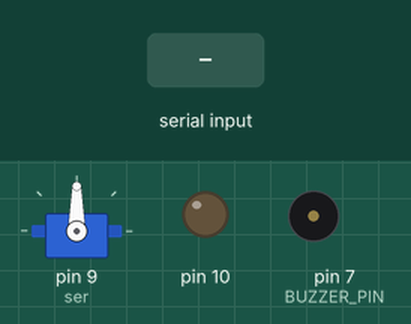
Simulated run of this sketch. Board: Arduino Uno, built with avr-gcc and run on an emulated ATmega328P. On the bench: servo, output pins drawn as LEDs (lit = HIGH), buzzer (waves = sounding). Inputs (shaded band) come from the test bench. What the sketch prints to the serial monitor is not drawn.

Above: at 1.2 s.
1.3 s: "1" received over Serial
At 1.7 s:
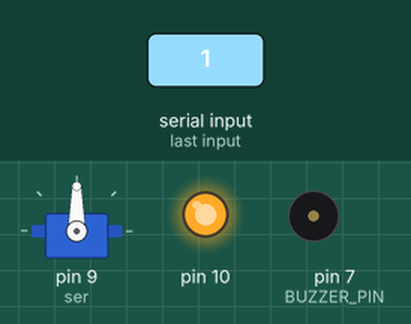
2.8 s: "3" received over Serial
At 4.0 s:
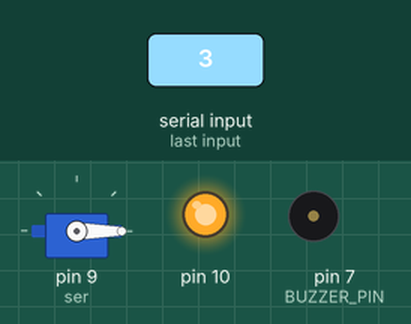
4.3 s: "2" received over Serial
At 5.2 s:
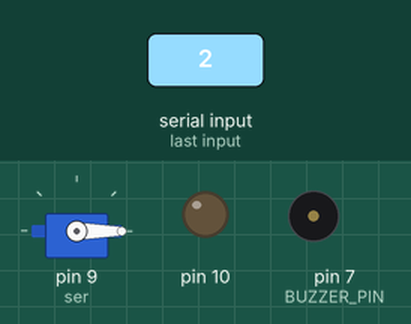
5.8 s: "5" received over Serial
At 6.3 s:
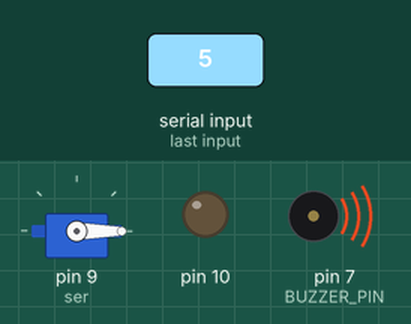
7.3 s: "4" received over Serial
At 8.6 s:
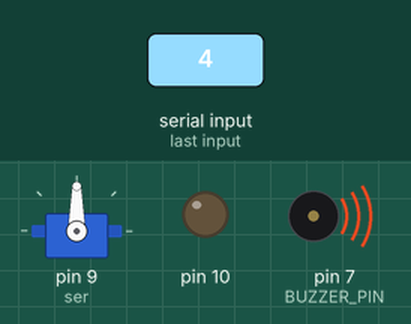
Timing chart, 0 to 11.3 s (numbered marks = the images above; inputs shaded):
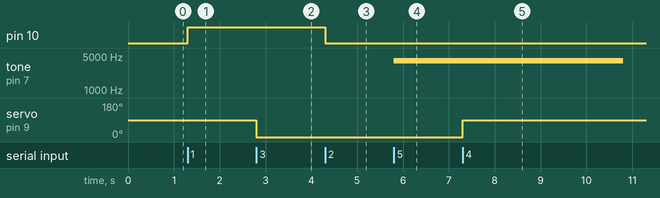

Measured:
- after the input at 1.3 s, pin 10: LOW → HIGH at once
- after the input at 2.8 s, servo on pin 9 (ser): 90° → 0° at once
- after the input at 4.3 s, pin 10: HIGH → LOW at once
- after the input at 5.8 s, tone on pin 7 (BUZZER_PIN): silent → 4000 Hz at once
- after the input at 7.3 s, servo on pin 9 (ser): 0° → 90° at once

The sketch:

Servo_lock.ino
```cpp
#include<Servo.h>
#define BUZZER_PIN 7

void peep()
{
  tone(BUZZER_PIN, 4000, 5000);
}

Servo ser;
int poser = 0;
void setup() {
  pinMode(10, OUTPUT);
  Serial.begin(9600);
  while (!Serial);
  Serial.println("Input 1 to Turn LED on and 2 to off, Enter 3 to rotate, Enter 4 to rotate backwards, Enter 5 to turn on the buzzer, ^ to turn of the buzer");
  ser.attach(9);
}
void loop() {
  if (Serial.available())
  {
    /*int state = Serial.parseInt();
      if (state == 1)
      {
      digitalWrite(10, HIGH);
      Serial.println("Command completed LED turned ON");
      }
      if (state == 2)
      {
      digitalWrite(10, LOW);
      Serial.println("Command completed LED turned OFF");
      }
      if (state == 3)
      {
      poser = 0;
      ser.write(poser);
      delay(40);
      }
      if (state == 4)
      {
      poser = 90;
      ser.write(poser);
      delay(40);
      }
      if (state == 5);
      {
      peep();
      }
      if (state == 6);
      {
      tone(BUZZER_PIN, 0, 100)
      }*/
    char command = Serial.read();
    switch (command)
    {
      case '1':
      {
        digitalWrite(10, HIGH);
      Serial.println("Command completed LED turned ON");
      }
      break;
      case '2':
      {
      digitalWrite(10, LOW);
      Serial.println("Command completed LED turned OFF");
      }
      break;

      case '3':
       {
      poser = 0;
      ser.write(poser);
      delay(40);
      }
      break;
      case '4':
       {
      poser = 90;
      ser.write(poser);
      delay(40);
      }
      break;
      case '5':
          {
      peep();
      }
      break;
      case '6':
      {
      tone(BUZZER_PIN, 0, 100);
      }
      break;
    }
  }
}
```
